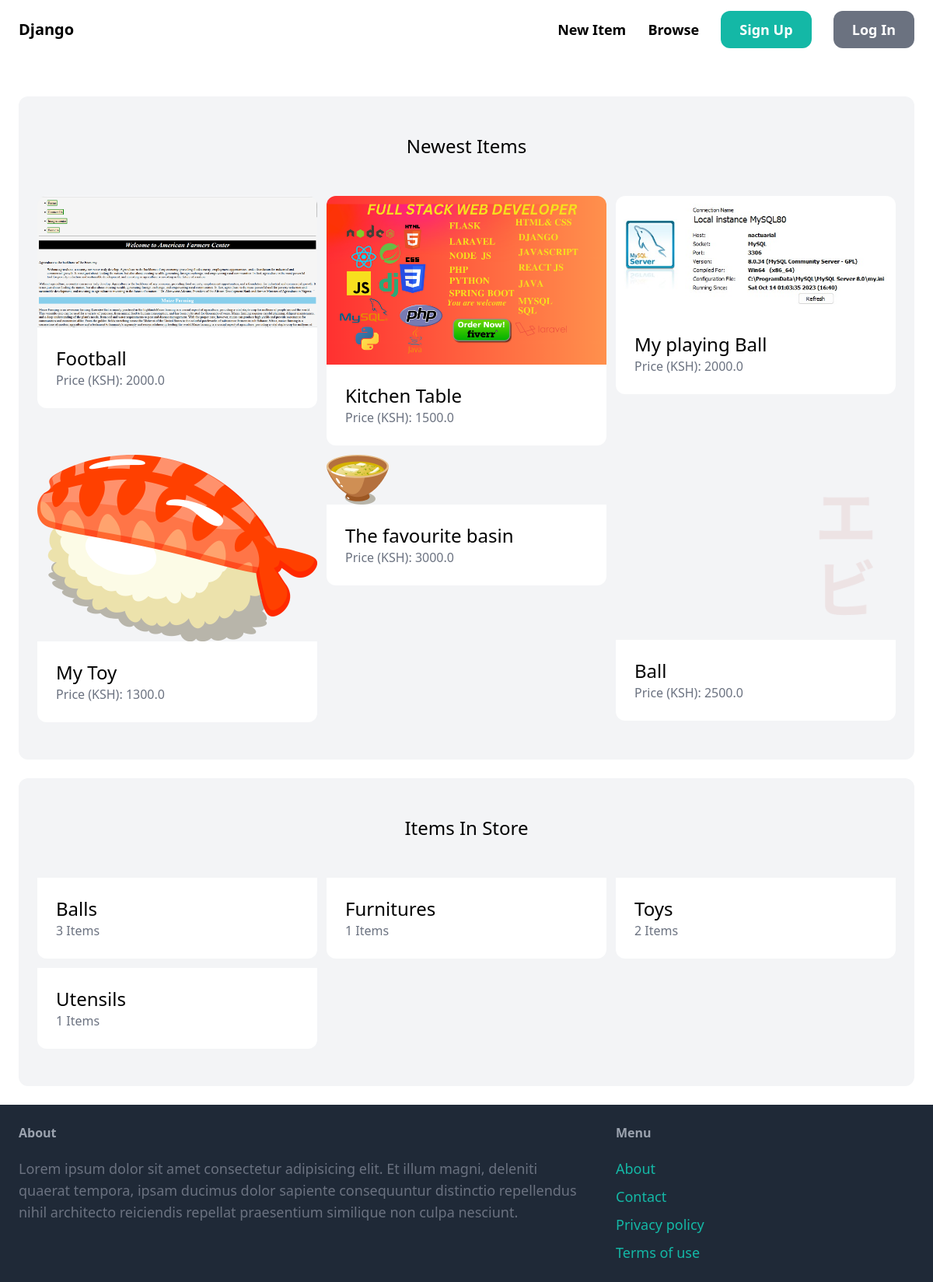
The app's page /, older data.
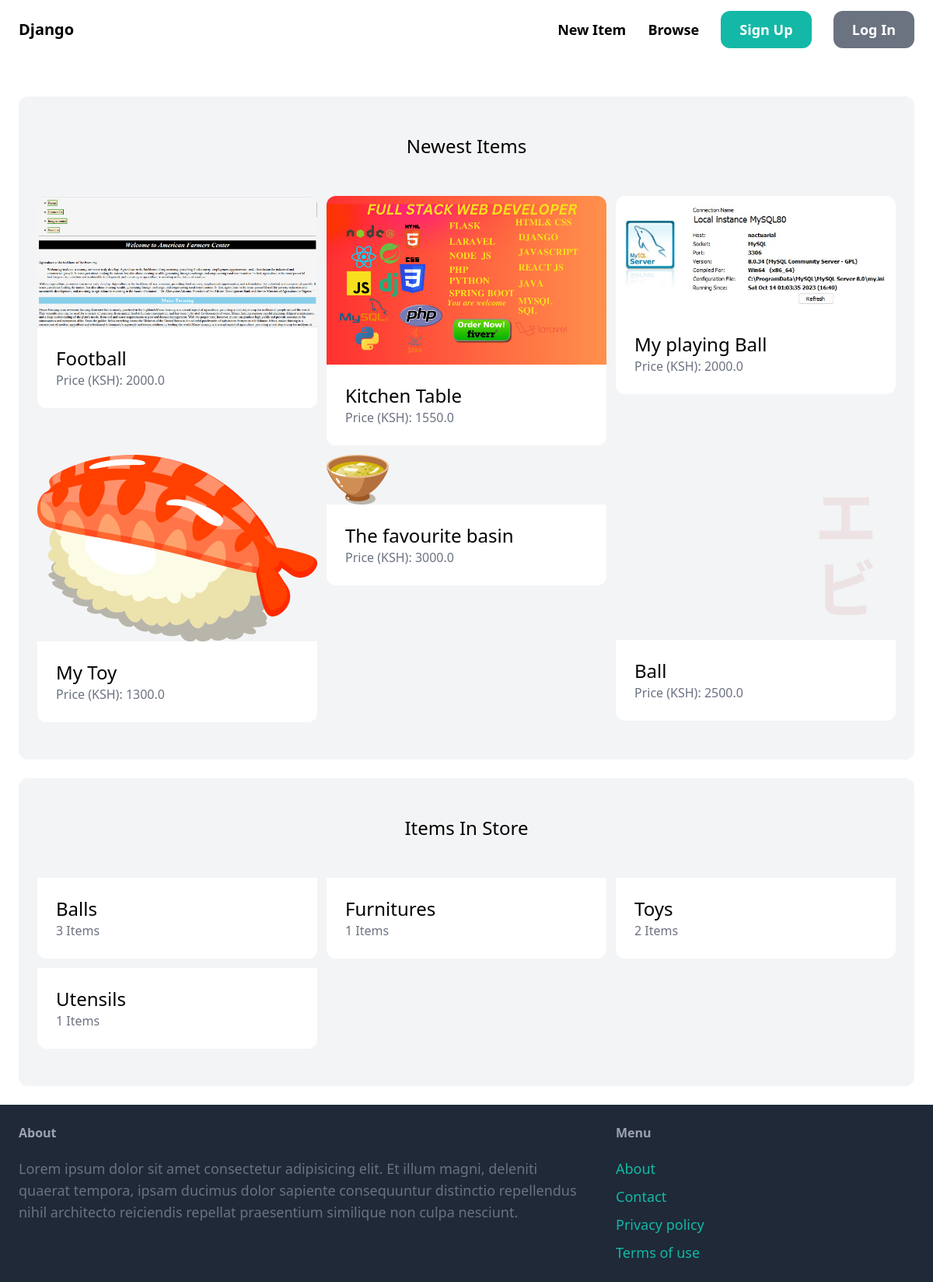
The same page, newer data.
### item/models.py (models this page shows)
class Item(models.Model):
    category = models.ForeignKey(Category,related_name='items',on_delete=models.CASCADE)
    name = models.CharField(max_length=255)
    description = models.TextField(blank=True,null=True)
    price = models.FloatField()
    image = models.ImageField(upload_to='item_images',blank=True,null=True)
    is_sold = models.BooleanField(default=False)
    created_by = models.ForeignKey(User,related_name='items',on_delete=models.CASCADE)
    created_at = models.DateTimeField(auto_now_add=True)

### core/views.py (the view)
# urls.py: path('',views.index,name='index'),
def index(request):
    items = Item.objects.filter(is_sold=False)[0:6]
    categories = Category.objects.all()
    return render(request, "core/index.html", {
        'categories': categories,
        'items': items,
    })

### core/templates/core/index.html (shortened to what this page needs)
{% extends 'core/base.html'%}
{% block content %}
    <div class="mt-6 px-6 py-12 bg-gray-100 rounded-xl">
        <h2 class="mb-12 text-2xl text-center">Newest Items</h2>
        <div class="grid grid-cols-3 gap-3">
            {% for item in items %}
                <div>
                    <a href="{% url 'item:detail' item.id %}">
                        <div><img src="{{item.image.url }}" class="rounded-t-xl"></div>
                        <div class="p-6 bg-white rounded-b-xl">
                            <h2 class="text-2xl">{{ item.name }}</h2>
                            <p class="text-gray-500">Price (KSH): {{ item.price }}</p>
                        </div>
                    </a>
                </div>
            {% endfor %}
        </div>
    </div>
    <div class="mt-6 px-6 py-12 bg-gray-100 rounded-xl">
        <h2 class="mb-12 text-2xl text-center"> Items In Store</h2>
        <div class="grid grid-cols-3 gap-3">
            {% for category in categories %}
                <div>
                    <div class="p-6 bg-white rounded-b-xl">
                        <h2 class="text-2xl">{{ category.name}}</h2>
                        <p class="text-gray-500">{{ category.items.count }} Items</p>
                    </div>
                </div>
            {% endfor%}
        </div>
    </div>
{% endblock%}

Row changes from the older to the newer data that the page shows:
changed Item "Kitchen Table": price "1500.0" → "1550.0"
